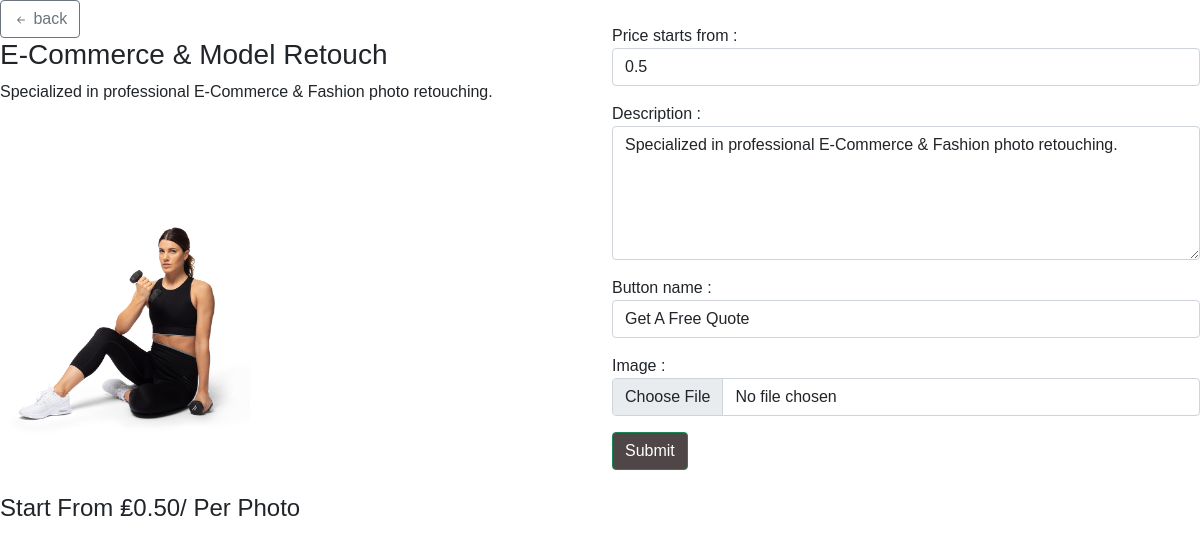
Page /edit/service/1 on the earlier database version.
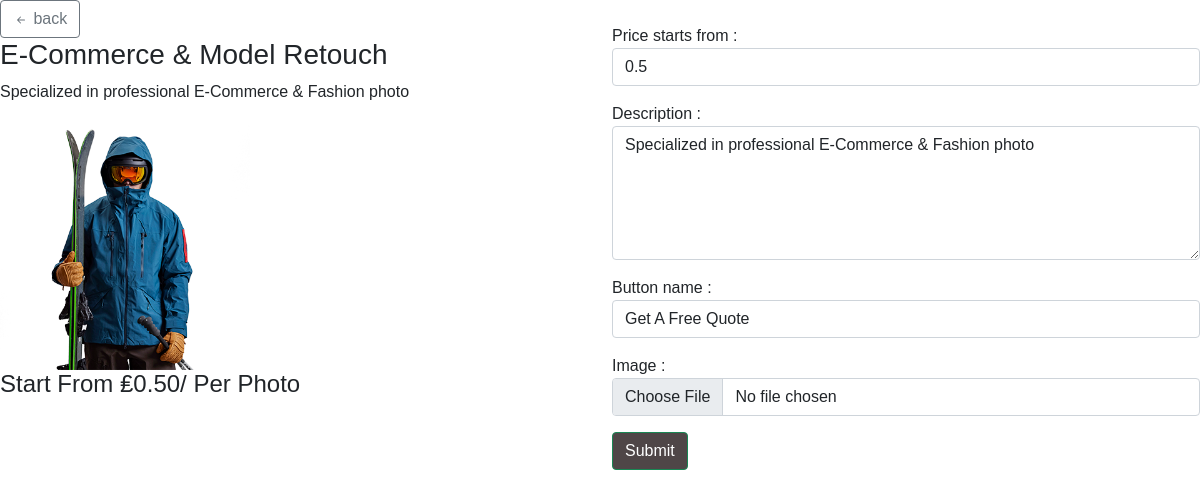
Same page on the later database version.
### adminphoto/models.py (models this page shows, shortened)
class Services(models.Model):
    name = models.CharField(max_length=200,blank = True, null=True)
    description = models.TextField(max_length=2000, null=True,blank=True)
    date_created = models.DateTimeField(auto_now_add=True, null=True)
    rate = models.FloatField(default=0, null = True,blank = True)
    after = models.ImageField(default="image-placeholder-500x500.jpg",null = True,blank = True)
    button_name = models.CharField(max_length=200,blank = True, null=True)

### adminphoto/views.py (the view, shortened to what this page needs)
# urls.py: path('edit/service/<str:pk>',editService,name='edit-service'),
def editService(request,pk):
    service = Services.objects.get(id = pk)
    context = {
        'service':service
    }
    return render(request,'components/editService.html',context)

### adminphoto/templates/components/editService.html (shortened to what this page needs)
{% extends 'main.html' %}
{% block content %}
<div class="row">
    <div class="col-md-6">
        <div class="service_content">
            <div class="action_button">
                <a href="{% url 'home' %}" class="btn btn-outline-secondary"><svg xmlns="http://www.w3.org/2000/svg" width="16" height="16" fill="currentColor" class="bi bi-arrow-left-short" viewBox="0 0 16 16">
                    <path fill-rule="evenodd" d="M12 8a.5.5 0 0 1-.5.5H5.707l2.147 2.146a.5.5 0 0 1-.708.708l-3-3a.5.5 0 0 1 0-.708l3-3a.5.5 0 1 1 .708.708L5.707 7.5H11.5a.5.5 0 0 1 .5.5z"/>
                  </svg> back</a>
            </div>
            <div class="heading">
                <h3>{{service.name}}</h3>
                <p>{{service.description}}</p>
            </div>
            <div class="service_images">
                <img src="{{service.after.url}}" alt="After Image">
            </div>
            <div class="service_price">
                <h4>Start From ₤{{service.rate|floatformat:2}}/ Per Photo</h4>
            </div>
        </div>
    </div>
    <div class="col-md-6"><br>
        <form method="POST" enctype="multipart/form-data">
            <p>Price starts from :
            <input type="number" step="0.01" value="{{service.rate}}" class="form-control" name="service_price"></p>
            <p>Description :
            <textarea name="service_description" class="form-control" cols="10" rows="5">{{service.description}}</textarea>
            </p>
            <p>Button name :
            <input type="text" name="button_name" value="{{service.button_name}}" class="form-control">
            </p>
            <p>Image :
            <input type="file" name="after_image" class="form-control">
            </p>
            <button class="btn btn-success">Submit</button>
        </form>
    </div>
</div>
{% endblock %}

### adminphoto/templates/main.html (shortened to what this page needs)
<!DOCTYPE html>
<html>
  <head>
    <link href="https://cdn.jsdelivr.net/npm/bootstrap@5.0.2/dist/css/bootstrap.min.css" rel="stylesheet">
  </head>
  <body>
    <div>
        {% block content %}
        {% endblock %}
    </div>
  </body>
</html>

### adminphoto/templates/main.html (style rules this page uses)
body { font-family: Arial, sans-serif; }
h1, h2, h3, h4, h5, h6 { font-family: Arial, sans-serif; }
p { font-family: Arial, sans-serif; }
.service_images { display: flex; }
.service_images img { max-width: 250px; }
.btn-info, .btn-success { background-color: #4F4647 !important; color: #fff !important; }

Differences in the rows shown:
changed Services "E-Commerce & Model Retouch": description "Specialized in professional E-Commerce & Fashion photo retouching." → "Specialized in professional E-Commerce & Fashion photo"; after: a different picture; service_description "Specialized in professional E-Commerce & Fashion photo retouching." → "Specialized in professional E-Commerce & Fashion photo"
